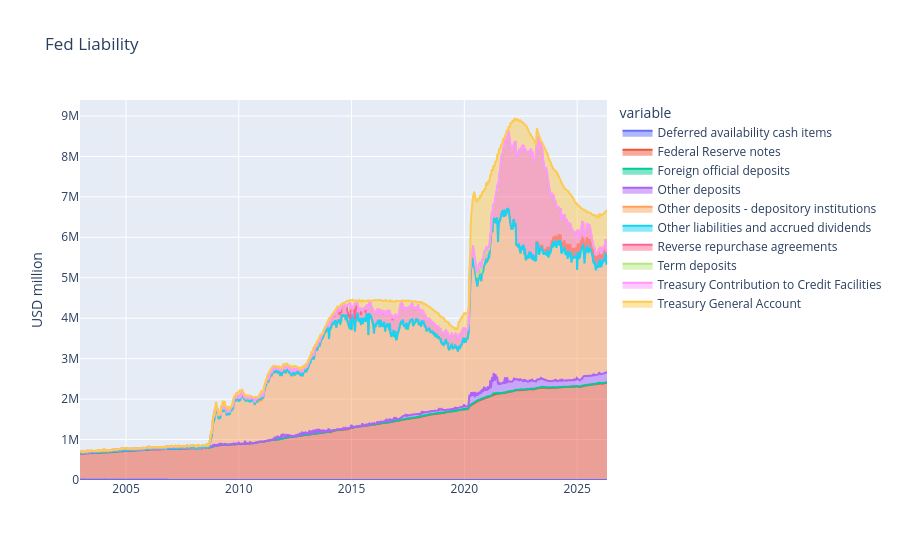

The notebook cell this image was saved under:
### Code cell
import plotly.express as px

liability_wide = (
    df_liability
    .pivot(index='datetime', columns='ind', values='actual')
    .sort_index()
    .reset_index()
)

fig = px.area(
    liability_wide,
    x='datetime',
    y=[c for c in liability_wide.columns if c != 'datetime'],
    title='Fed Liability'
)

fig.update_yaxes(title='USD million')
fig.update_xaxes(title='')
fig.show()

### Figure 1 — Plotly figure (JSON) as saved in the notebook; plotly's stock layout.template omitted (floating-point values rounded to 4 significant figures; data arrays with more than 128 entries replaced by an {"elided": "..."} marker saying what was removed)
{"data": [{"fillpattern": {"shape": ""}, "hovertemplate": "variable=Deferred availability cash items<br>datetime=%{x}<br>value=%{y}<extra></extra>", "legendgroup": "Deferred availability cash items", "line": {"color": "#636efa"}, "marker": {"symbol": "circle"}, "mode": "lines", "name": "Deferred availability cash items", "orientation": "v", "showlegend": true, "stackgroup": "1", "type": "scatter", "x": {"elided": "1220 str values"}, "xaxis": "x", "y": {"elided": "1220 float values"}, "yaxis": "y"}, {"fillpattern": {"shape": ""}, "hovertemplate": "variable=Federal Reserve notes<br>datetime=%{x}<br>value=%{y}<extra></extra>", "legendgroup": "Federal Reserve notes", "line": {"color": "#EF553B"}, "marker": {"symbol": "circle"}, "mode": "lines", "name": "Federal Reserve notes", "orientation": "v", "showlegend": true, "stackgroup": "1", "type": "scatter", "x": {"elided": "1220 str values"}, "xaxis": "x", "y": {"elided": "1220 float values"}, "yaxis": "y"}, {"fillpattern": {"shape": ""}, "hovertemplate": "variable=Foreign official deposits<br>datetime=%{x}<br>value=%{y}<extra></extra>", "legendgroup": "Foreign official deposits", "line": {"color": "#00cc96"}, "marker": {"symbol": "circle"}, "mode": "lines", "name": "Foreign official deposits", "orientation": "v", "showlegend": true, "stackgroup": "1", "type": "scatter", "x": {"elided": "1220 str values"}, "xaxis": "x", "y": {"elided": "1220 float values"}, "yaxis": "y"}, {"fillpattern": {"shape": ""}, "hovertemplate": "variable=Other deposits<br>datetime=%{x}<br>value=%{y}<extra></extra>", "legendgroup": "Other deposits", "line": {"color": "#ab63fa"}, "marker": {"symbol": "circle"}, "mode": "lines", "name": "Other deposits", "orientation": "v", "showlegend": true, "stackgroup": "1", "type": "scatter", "x": {"elided": "1220 str values"}, "xaxis": "x", "y": {"elided": "1220 float values"}, "yaxis": "y"}, {"fillpattern": {"shape": ""}, "hovertemplate": "variable=Other deposits - depository institutions<br>datetime=%{x}<br>value=%{y}<extra></extra>", "legendgroup": "Other deposits - depository institutions", "line": {"color": "#FFA15A"}, "marker": {"symbol": "circle"}, "mode": "lines", "name": "Other deposits - depository institutions", "orientation": "v", "showlegend": true, "stackgroup": "1", "type": "scatter", "x": {"elided": "1220 str values"}, "xaxis": "x", "y": {"elided": "1220 float values"}, "yaxis": "y"}, {"fillpattern": {"shape": ""}, "hovertemplate": "variable=Other liabilities and accrued dividends<br>datetime=%{x}<br>value=%{y}<extra></extra>", "legendgroup": "Other liabilities and accrued dividends", "line": {"color": "#19d3f3"}, "marker": {"symbol": "circle"}, "mode": "lines", "name": "Other liabilities and accrued dividends", "orientation": "v", "showlegend": true, "stackgroup": "1", "type": "scatter", "x": {"elided": "1220 str values"}, "xaxis": "x", "y": {"elided": "1220 float values"}, "yaxis": "y"}, {"fillpattern": {"shape": ""}, "hovertemplate": "variable=Reverse repurchase agreements<br>datetime=%{x}<br>value=%{y}<extra></extra>", "legendgroup": "Reverse repurchase agreements", "line": {"color": "#FF6692"}, "marker": {"symbol": "circle"}, "mode": "lines", "name": "Reverse repurchase agreements", "orientation": "v", "showlegend": true, "stackgroup": "1", "type": "scatter", "x": {"elided": "1220 str values"}, "xaxis": "x", "y": {"elided": "1220 float values"}, "yaxis": "y"}, {"fillpattern": {"shape": ""}, "hovertemplate": "variable=Term deposits<br>datetime=%{x}<br>value=%{y}<extra></extra>", "legendgroup": "Term deposits", "line": {"color": "#B6E880"}, "marker": {"symbol": "circle"}, "mode": "lines", "name": "Term deposits", "orientation": "v", "showlegend": true, "stackgroup": "1", "type": "scatter", "x": {"elided": "1220 str values"}, "xaxis": "x", "y": {"elided": "1220 float values"}, "yaxis": "y"}, {"fillpattern": {"shape": ""}, "hovertemplate": "variable=Treasury Contribution to Credit Facilities<br>datetime=%{x}<br>value=%{y}<extra></extra>", "legendgroup": "Treasury Contribution to Credit Facilities", "line": {"color": "#FF97FF"}, "marker": {"symbol": "circle"}, "mode": "lines", "name": "Treasury Contribution to Credit Facilities", "orientation": "v", "showlegend": true, "stackgroup": "1", "type": "scatter", "x": {"elided": "1220 str values"}, "xaxis": "x", "y": {"elided": "1220 float values"}, "yaxis": "y"}, {"fillpattern": {"shape": ""}, "hovertemplate": "variable=Treasury General Account<br>datetime=%{x}<br>value=%{y}<extra></extra>", "legendgroup": "Treasury General Account", "line": {"color": "#FECB52"}, "marker": {"symbol": "circle"}, "mode": "lines", "name": "Treasury General Account", "orientation": "v", "showlegend": true, "stackgroup": "1", "type": "scatter", "x": {"elided": "1220 str values"}, "xaxis": "x", "y": {"elided": "1220 float values"}, "yaxis": "y"}], "layout": {"legend": {"title": {"text": "variable"}, "tracegroupgap": 0}, "title": {"text": "Fed Liability"}, "xaxis": {"anchor": "y", "domain": [0, 1], "title": {"text": ""}}, "yaxis": {"anchor": "x", "domain": [0, 1], "title": {"text": "USD million"}}}}
